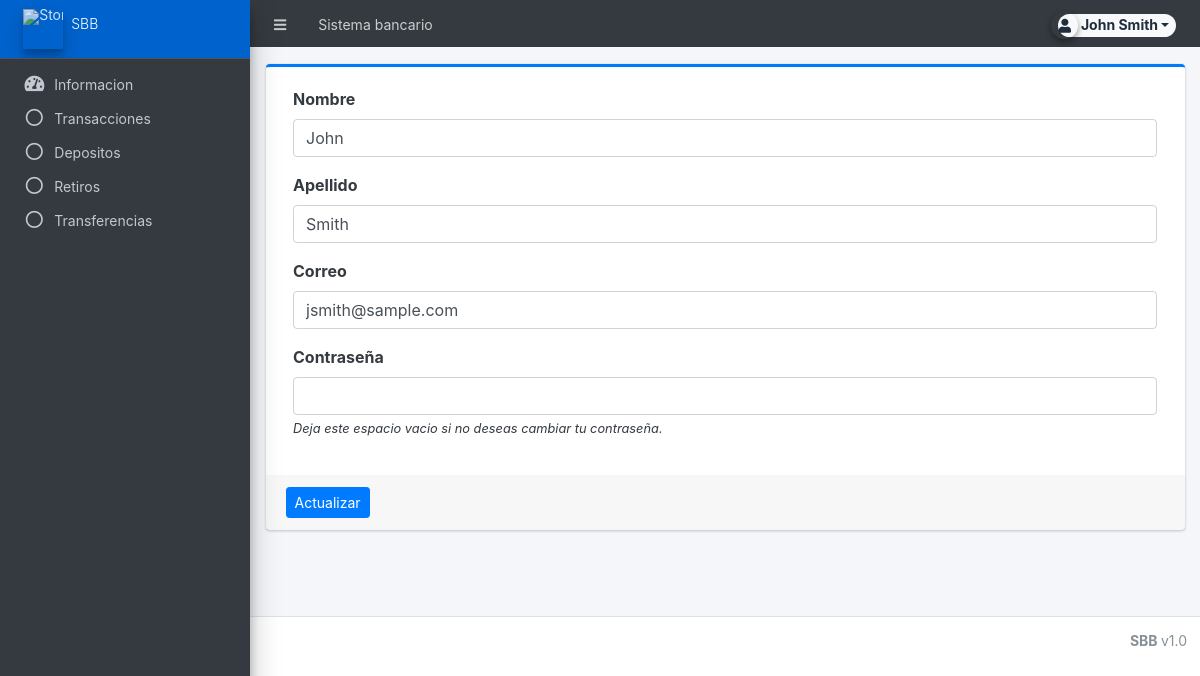
Screenshot of /client/?page=user (signed in) with the database file from the repository.
### tables this page shows
CREATE TABLE `accounts` (
  `id` int(30) NOT NULL,
  `account_number` varchar(50) NOT NULL,
  `pin` text NOT NULL,
  `firstname` varchar(250) NOT NULL,
  `lastname` varchar(250) NOT NULL,
  `middlename` varchar(250) NOT NULL,
  `email` text NOT NULL,
  `password` text NOT NULL,
  `generated_password` text NOT NULL,
  `balance` float NOT NULL,
  `date_created` datetime NOT NULL DEFAULT current_timestamp(),
  `date_updated` datetime DEFAULT NULL ON UPDATE current_timestamp()
);

### classes/DBConnection.php (called while the page is built, shortened)
<?php
class DBConnection{
    private $host = DB_SERVER;
    private $username = DB_USERNAME;
    private $password = DB_PASSWORD;
    private $database = DB_NAME;
    public $conn;
    public function __construct(){
        if (!isset($this->conn)) {
            $this->conn = new mysqli($this->host, $this->username, $this->password, $this->database);
        }
    }
}

### classes/SystemSettings.php (called while the page is built, shortened)
<?php
class SystemSettings extends DBConnection{
	function userdata($field = ''){
		if(!empty($field)){
			if(isset($_SESSION['userdata'][$field]))
				return $_SESSION['userdata'][$field];
			else
				return null;
		}else{
			return false;
		}
	}
}
$_settings = new SystemSettings();

### client/user/index.php (the view, shortened to what this page needs)
<?php
$user = $conn->query("SELECT * FROM `accounts` where id ='" . $_settings->userdata('id') . "'");
foreach ($user->fetch_array() as $k => $v) {
	$meta[$k] = $v;
}
?>
<div class="card card-outline card-primary">
	<div class="card-body">
		<div class="container-fluid">
			<form action="" id="manage-user">
				<div class="form-group">
					<label for="name">Nombre</label>
					<input type="text" name="firstname" id="firstname" class="form-control" value="<?php echo isset($meta['firstname']) ? $meta['firstname'] : '' ?>" required>
				</div>
				<div class="form-group">
					<label for="name">Apellido</label>
					<input type="text" name="lastname" id="lastname" class="form-control" value="<?php echo isset($meta['lastname']) ? $meta['lastname'] : '' ?>" required>
				</div>
				<div class="form-group">
					<label for="email">Correo</label>
					<input type="text" name="email" id="email" class="form-control" value="<?php echo isset($meta['email']) ? $meta['email'] : '' ?>" required autocomplete="off">
				</div>
				<div class="form-group">
					<label for="password">Contraseña</label>
					<input type="password" name="password" id="password" class="form-control" value="" autocomplete="off">
					<small><i>Deja este espacio vacio si no deseas cambiar tu contraseña.</i></small>
				</div>
			</form>
		</div>
	</div>
	<div class="card-footer">
		<div class="col-md-12">
			<div class="row">
				<button class="btn btn-sm btn-primary" form="manage-user">Actualizar</button>
			</div>
		</div>
	</div>
</div>

### rows the page displays
accounts: firstname "John", lastname "Smith", email "jsmith@sample.com"

### other values shown
$_settings->info('name') "Sistema bancario"
$_settings->info('short_name') "SBB"
